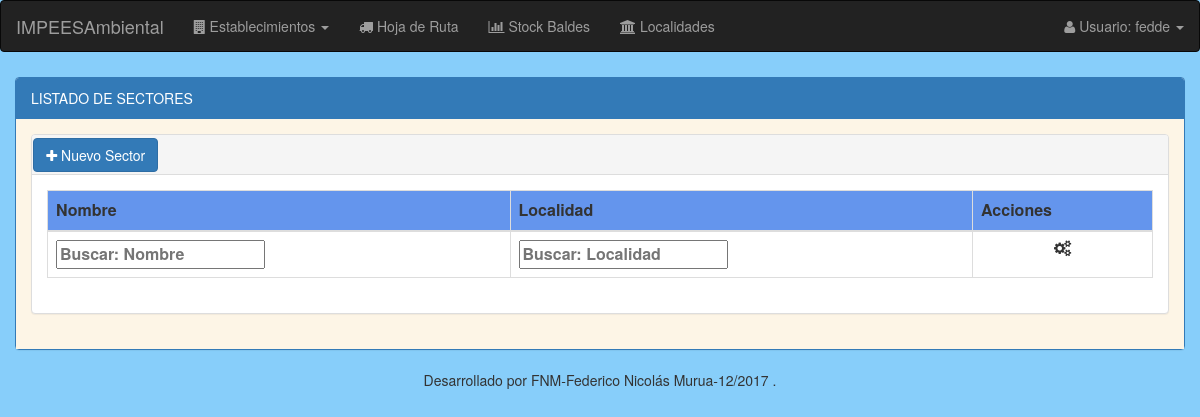
Page /generadores/listado/sectores/ (signed in) on the earlier database version.
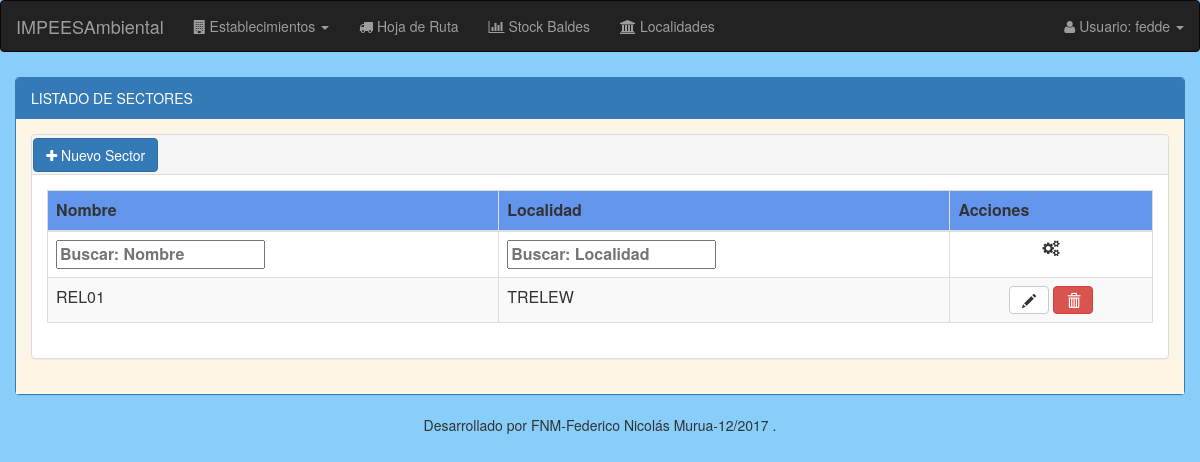
Same page on the later database version.
### modulo_I/models.py (models this page shows, shortened)
class Sector(models.Model):
    nombre_sector = models.CharField(max_length=50, unique=True)
    localidad = models.ForeignKey('Localidad', on_delete=models.CASCADE)
    itinerario = models.ForeignKey('Itinerario', blank=True, null=True, default=None)

class Localidad(models.Model):
    nombre = models.CharField(max_length=25)
    cp = models.IntegerField(validators=[MinValueValidator(1)], unique=True)
    provincia = models.ForeignKey('Provincia', on_delete=models.CASCADE)

### modulo_I/views.py (the view)
@login_required
def listado_sectores(request):
    listado_sectores = Sector.objects.all()
    return render(request, 'establecimiento/sector/sector_listado.html', {'listado_sectores': listado_sectores})

### modulo_I/templates/establecimiento/sector/sector_listado.html (shortened to what this page needs)
{% extends "base/base_listado.html" %}
{% load staticfiles %}
{% load staticfiles bootstrap3 %}
{% block panel-heading %}
  LISTADO DE SECTORES
{% endblock %}
{% block panel-heading-tabla %}
  <div style="padding-top:0.3%; padding-left:0.1%;">
    <a class="btn btn-primary js-alta-sector"><i class="fa fa-plus"></i> Nuevo Sector</a>
  </div>
{% endblock %}
{% block thead-tabla %}
  <thead>
  <tr style="background:#6495ED;">
      <th>Nombre</th>
      <th>Localidad</th>
      <th>Acciones</th>
  </tr>
  </thead>
{% endblock %}
{% block tfoot-tabla %}
  <tfoot >
     <tr>
       <th>Nombre</th>
       <th>Localidad</th>
       <th style="text-align: center;"><i class="fa fa-cogs"></i></th>
    </tr>
  </tfoot>
{% endblock %}
{% block tbody-tabla %}
  <tbody>
  {% for sector in listado_sectores %}
      <tr>
          <td>{{ sector.nombre_sector }}</td>
          <td>{{ sector.localidad.nombre }}</td>
          <td align="center">
             <a class="btn btn-default" data-toggle="tooltip" title="Modificar" href="{% url 'generadores:modificar_sectores' id_sector=sector.id%}"><em class="glyphicon glyphicon-pencil"></em></a>
             <a id="sector_id"class="btn btn-danger btn-baja" data-sectorid="{{sector.id}}" data-sectornombre="{{sector.nombre_sector}}" data-toggle="modal" data-target="#modal_baja" title="Eliminar"><em class="glyphicon glyphicon-trash"></em></a>
          </td>
      </tr>
  {% endfor %}
  </tbody>
{% endblock %}

Differences in the rows shown:
added Sector: nombre_sector "REL01", localidad.nombre "TRELEW"
